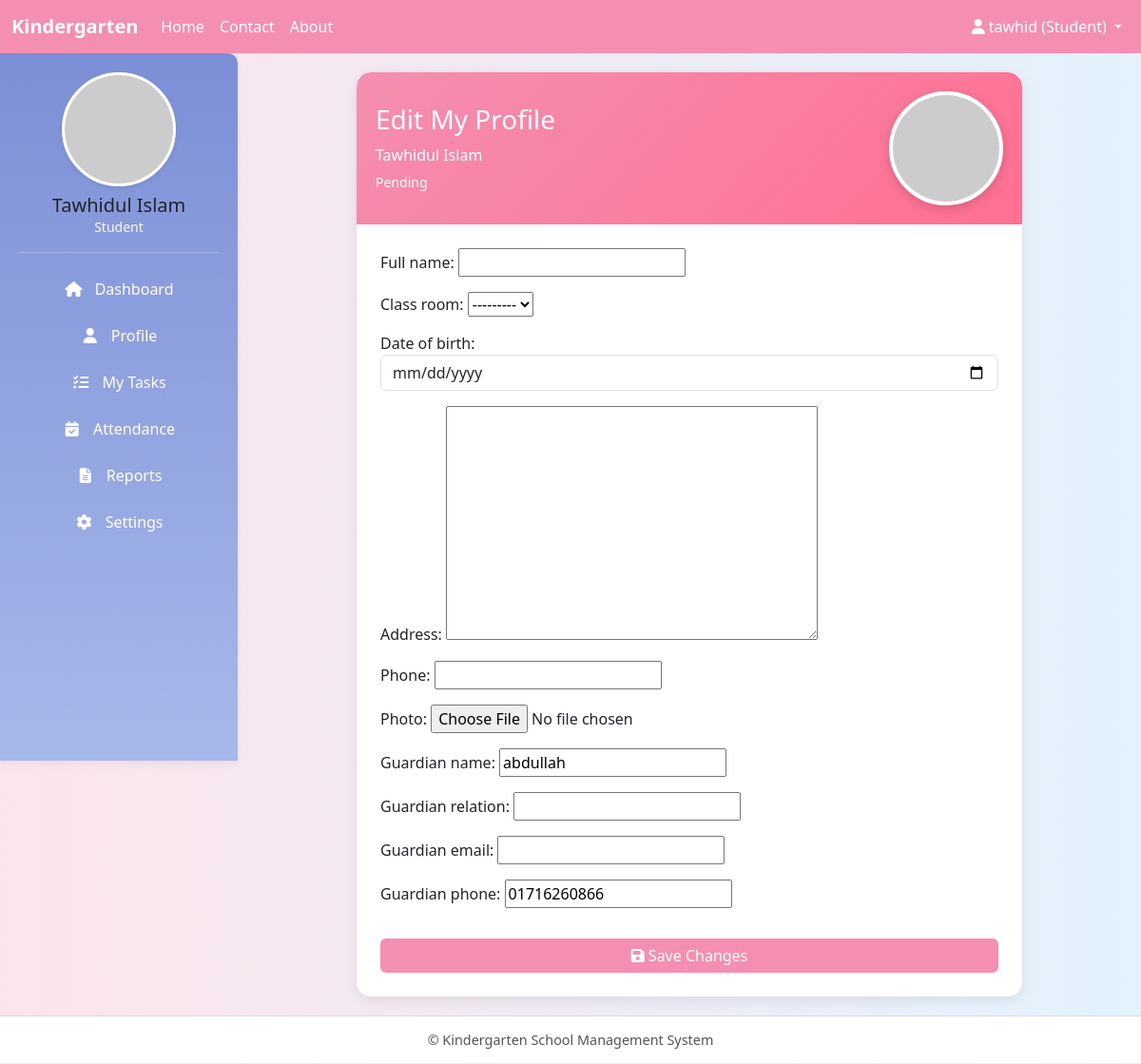
/student_profile_and_edit/ (signed in), run on an earlier commit of the app's database.
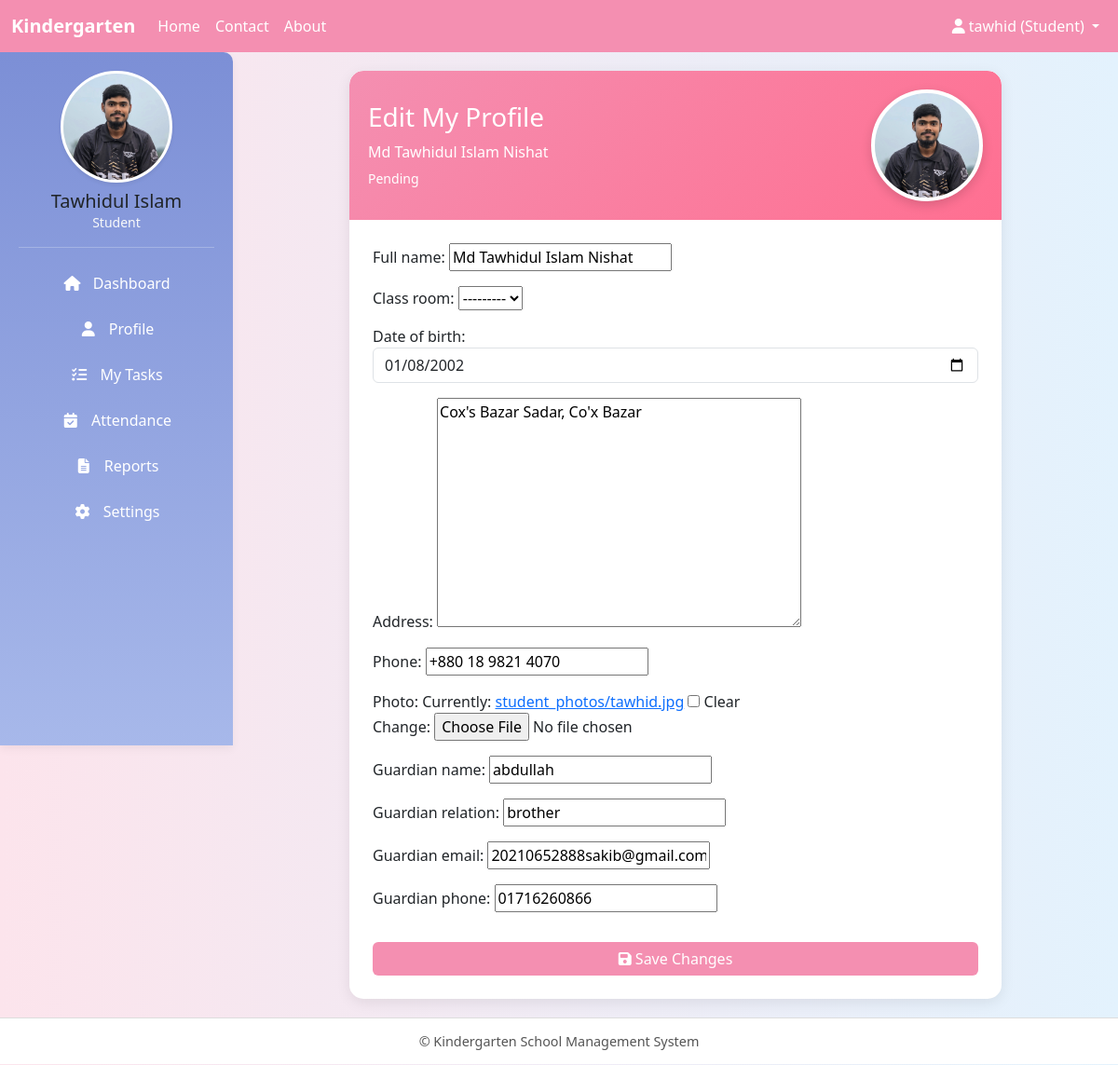
And on a later commit of the database.
### core/models.py (models this page shows, shortened)
class StudentProfile(models.Model):
    STATUS_CHOICES = (
        ('pending', 'Pending Approval'),
        ('active', 'Active'),
        ('rejected', 'Rejected'),
    )
    user = models.OneToOneField(User, on_delete=models.CASCADE, related_name='student_profile')
    full_name = models.CharField(max_length=128, blank=True)
    class_room = models.ForeignKey(ClassRoom, on_delete=models.SET_NULL, null=True, blank=True)
    date_of_birth = models.DateField(null=True, blank=True)
    address = models.TextField(blank=True)
    phone = models.CharField(max_length=24, blank=True)
    photo = models.ImageField(upload_to='student_photos/', blank=True, null=True)
    guardian_name = models.CharField(max_length=128, blank=True)
    guardian_relation = models.CharField(max_length=64, blank=True)
    guardian_email = models.EmailField(blank=True)
    guardian_phone = models.CharField(max_length=24, blank=True)
    admission_date = models.DateField(default=timezone.now)
    admission_fee_paid = models.BooleanField(default=False)
    status = models.CharField(max_length=16, choices=STATUS_CHOICES, default='pending')
    class Meta:
        verbose_name = "Student Profile"
        verbose_name_plural = "Student Profiles"
    def get_full_name(self):
        return self.full_name or f"{self.user.first_name} {self.user.last_name}"

class User(AbstractUser):
    ROLE_CHOICES = (
        ("admin", "Admin"),
        ("teacher", "Teacher"),
        ("student", "Student"),
    )
    role = models.CharField(max_length=10, choices=ROLE_CHOICES)

### core/views.py (the view)
# urls.py: path('student_profile_and_edit/', views.student_profile_and_edit, name='student_profile_and_edit'),
@login_required
def student_profile_and_edit(request):
    profile, created = StudentProfile.objects.get_or_create(user=request.user)
    if request.method == 'POST':
        form = StudentProfileForm(request.POST, request.FILES, instance=profile)
        if form.is_valid():
            form.save()
            messages.success(request, "Your profile has been updated successfully!")
            return redirect('student_profile')
        else:
            messages.error(request, "Please correct the errors below.")
    else:
        form = StudentProfileForm(instance=profile)
    return render(request, 'student/student_profile_edit.html', {
        'form': form,
        'profile': profile
    })

### core/forms.py
class StudentProfileForm(forms.ModelForm):
    class Meta:
        model = StudentProfile
        fields = [
            'full_name', 'class_room', 'date_of_birth', 'address', 'phone',
            'photo', 'guardian_name', 'guardian_relation', 'guardian_email',
            'guardian_phone'
        ]
        widgets = {
            'date_of_birth': forms.DateInput(attrs={'type': 'date', 'class': 'form-control'}),
            'admission_date': forms.DateInput(attrs={'type': 'date', 'class': 'form-control'}),
        }

### core/templates/student/student_profile_edit.html (shortened to what this page needs)
{% extends "base.html" %}
{% block content %}
<div class="profile-edit-card">
<div class="profile-header d-flex align-items-center justify-content-between flex-wrap">
    <div>
        <h3>Edit My Profile</h3>
        <p class="mb-1">{{ profile.get_full_name }}</p>
        <small>{{ profile.status|title }}</small>
    </div>
    <div class="text-center mt-3 mt-md-0">
        {% if profile.photo %}
            <img src="{{ profile.photo.url }}" alt="Profile Photo" class="profile-photo">
        {% else %}
            <img src="https://via.placeholder.com/150" alt="Profile Photo" class="profile-photo">
        {% endif %}
    </div>
</div>
    <div class="profile-body">
        <form method="post" enctype="multipart/form-data">
            {{ form.as_p }}
            <button type="submit" class="btn btn-primary w-100 mt-3">
                <i class="fas fa-save"></i> Save Changes
            </button>
        </form>
    </div>
</div>
{% endblock %}

### core/templates/base.html (shortened to what this page needs)
<!DOCTYPE html>
<html lang="en">
<head>
  <link href="https://cdn.jsdelivr.net/npm/bootstrap@5.3.0/dist/css/bootstrap.min.css" rel="stylesheet"/>
  <link rel="stylesheet" href="https://cdnjs.cloudflare.com/ajax/libs/font-awesome/6.4.0/css/all.min.css"/>
</head>
<body>
  <nav class="navbar navbar-expand-sm">
    <div class="container-fluid">
      <a class="navbar-brand" href="#">Kindergarten</a>
      <div class="collapse navbar-collapse" id="navbarContent">
        <ul class="navbar-nav me-auto">
          <li class="nav-item"><a class="nav-link" href="{% url 'homepage' %}">Home</a></li>
          <li class="nav-item"><a class="nav-link" href="{% url 'contact' %}">Contact</a></li>
          <li class="nav-item"><a class="nav-link" href="{% url 'about' %}">About</a></li>
        </ul>
        <ul class="navbar-nav">
          <li class="nav-item dropdown">
            <a class="nav-link dropdown-toggle" href="#" id="userDropdown" role="button" data-bs-toggle="dropdown">
              <i class="fas fa-user"></i>
              {% if request.user.is_authenticated %}
                {{ request.user.username }} ({{ request.user.role|title }})
              {% else %}
                Account
              {% endif %}
            </a>
          </li>
        </ul>
      </div>
    </div>
  </nav>
  {% if request.user.is_authenticated %}
  <div class="sidebar text-center">
    {% if request.user.role == "student" %}
      {% if request.user.student_profile.photo %}
        <img src="{{ request.user.student_profile.photo.url }}" alt="Profile Picture" class="profile_pic shadow-sm" />
      {% else %}
        <img src="https://via.placeholder.com/120" alt="Profile Picture" class="profile_pic shadow-sm" />
      {% endif %}
    {% elif request.user.role == "teacher" %}
      {% if request.user.teacher_profile.photo %}
        <img src="{{ request.user.teacher_profile.photo.url }}" alt="Profile Picture" class="profile_pic shadow-sm" />
      {% else %}
        <img src="https://via.placeholder.com/120" alt="Profile Picture" class="profile_pic shadow-sm" />
      {% endif %}
    {% elif request.user.role == "admin" %}
      {% if request.user.admin_profile.photo %}
        <img src="{{ request.user.admin_profile.photo.url }}" alt="Profile Picture" class="profile_pic shadow-sm" />
      {% else %}
        <img src="https://via.placeholder.com/120" alt="Profile Picture" class="profile_pic shadow-sm" />
      {% endif %}
    {% endif %}
    <h5 class="mt-2 mb-0">{{ request.user.get_full_name|default:request.user.username }}</h5>
    <p class="text-light small mb-3">{{ request.user.role|title }}</p>
    <hr class="border-light">
    {% if request.user.role == "student" %}
      <a href="{% url 'dashboard' %}"><i class="fas fa-home me-2"></i> Dashboard</a>
      <a href="{% url 'student_profile' %}"><i class="fas fa-user me-2"></i> Profile</a>
      <a href="#"><i class="fas fa-tasks me-2"></i> My Tasks</a>
      <a href="#"><i class="fas fa-calendar-check me-2"></i> Attendance</a>
      <a href="#"><i class="fas fa-file-alt me-2"></i> Reports</a>
      <a href="#"><i class="fas fa-cog me-2"></i> Settings</a>
    {% endif %}
  </div>
  {% endif %}
  <div class="main-content">
    {% block content %}{% endblock %}
  </div>
  <footer>
    &copy; {{ now|date:"Y" }} Kindergarten School Management System
  </footer>
</body>
</html>

What changed in the data, as far as the page shows it:
changed through a linked row, User "Tawhidul Islam": user.student_profile.photo: picture added
changed StudentProfile "Pending": get_full_name "Tawhidul Islam" → "Md Tawhidul Islam Nishat"; photo: picture added; full_name (not shown) → "Md Tawhidul Islam Nishat"; date_of_birth (not shown) → "01/08/2002"; address (not shown) → "Cox's Bazar Sadar, Co'x Bazar"; phone (not shown) → "+880 18 9821 4070"; guardian_relation (not shown) → "brother"; guardian_email (not shown) → "20210652888sakib@gmail.com"
Also different on the page:
form field as_p: (not shown) → "☐"
text no longer shown: "Full name: Class room: Date of birth: Address: Phone: Photo: Guardian name: Guardian relation: Guardian email: Guardian phone:"
text now shown: "Full name: Class room: Date of birth: Address: Phone: Photo: Currently: student_photos/tawhid.jpg Clear Change: Guardian name: Guardian relation: Guardian email: Guardian phone:"
